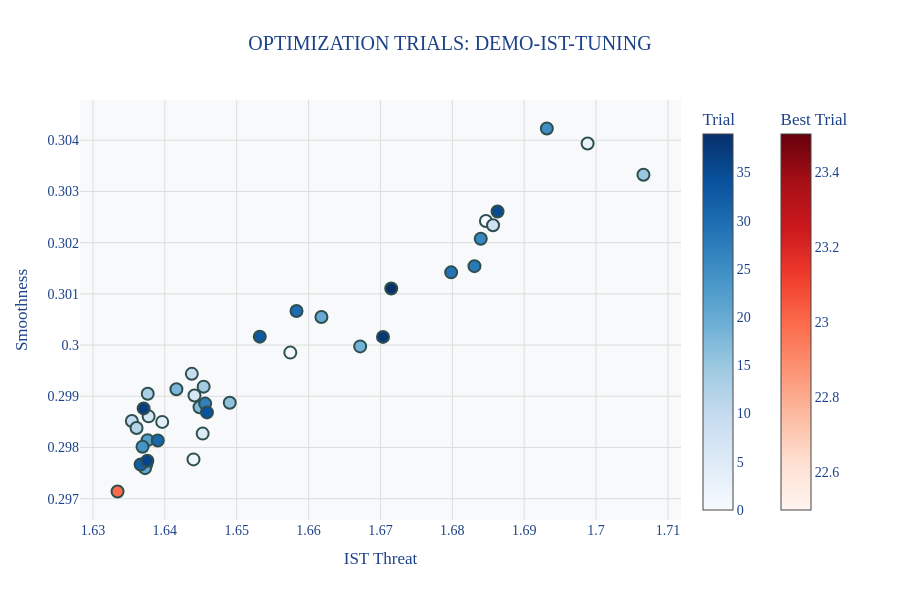

Source (notebook cell):
### Markdown cell above
## Step 3: Choose Best Optuna Trial
Run the Code below and play with the figure to choose your favorite trial.

### Code cell
traj_df = pd.read_parquet("../data/demo/processed/demo_traj.parquet")
DB_PATH = "sqlite:///../data/demo/processed/demo-ist-tuning.db"
STUDY_NAME = "demo-ist-tuning"
generate_optimization_viz(DB_PATH, STUDY_NAME)

### Figure 1 — Plotly figure (JSON) as saved in the notebook; plotly's stock layout.template omitted (floating-point values rounded to 4 significant figures)
{"data": [{"hovertemplate": "%{text}<extra>Trial</extra>", "marker": {"color": [0, 1, 2, 3, 4, 5, 6, 7, 8, 9, 10, 11, 12, 13, 14, 15, 16, 17, 18, 19, 20, 21, 22, 24, 25, 26, 27, 28, 29, 30, 31, 32, 33, 34, 35, 36, 37, 38, 39], "colorbar": {"title": {"text": "Trial"}}, "colorscale": [[0, "rgb(247,251,255)"], [0.125, "rgb(222,235,247)"], [0.25, "rgb(198,219,239)"], [0.375, "rgb(158,202,225)"], [0.5, "rgb(107,174,214)"], [0.625, "rgb(66,146,198)"], [0.75, "rgb(33,113,181)"], [0.875, "rgb(8,81,156)"], [1, "rgb(8,48,107)"]], "line": {"color": "DarkSlateGrey", "width": 2}, "size": 12}, "mode": "markers", "showlegend": false, "text": ["{<br>  \"number\": 0,<br>  \"values\": [<br>    1.6846741437911987,<br>    0.30242234468460083<br>  ],<br>  \"params\": {<br>    \"ist_weight\": 2.699363760520858,<br>    \"ist_k_smooth\": 15.759348478731226<br>  }<br>}", "{<br>  \"number\": 1,<br>  \"values\": [<br>    1.6574604511260986,<br>    0.2998526394367218<br>  ],<br>  \"params\": {<br>    \"ist_weight\": 5.796465226345483,<br>    \"ist_k_smooth\": 6.859561247134868<br>  }<br>}", "{<br>  \"number\": 2,<br>  \"values\": [<br>    1.6439882516860962,<br>    0.29776671528816223<br>  ],<br>  \"params\": {<br>    \"ist_weight\": 11.87465867686703,<br>    \"ist_k_smooth\": 6.95172718311039<br>  }<br>}", "{<br>  \"number\": 3,<br>  \"values\": [<br>    1.6988208293914795,<br>    0.3039359748363495<br>  ],<br>  \"params\": {<br>    \"ist_weight\": 1.6899735737136137,<br>    \"ist_k_smooth\": 16.664411113605244<br>  }<br>}", "{<br>  \"number\": 4,<br>  \"values\": [<br>    1.6396373510360718,<br>    0.2984992563724518<br>  ],<br>  \"params\": {<br>    \"ist_weight\": 11.60703336205514,<br>    \"ist_k_smooth\": 12.838507905418991<br>  }<br>}", "{<br>  \"number\": 5,<br>  \"values\": [<br>    1.6452652215957642,<br>    0.2982705533504486<br>  ],<br>  \"params\": {<br>    \"ist_weight\": 10.917856496180496,<br>    \"ist_k_smooth\": 13.020038334324152<br>  }<br>}", "{<br>  \"number\": 6,<br>  \"values\": [<br>    1.6441277265548706,<br>    0.2990144193172455<br>  ],<br>  \"params\": {<br>    \"ist_weight\": 8.37844454098968,<br>    \"ist_k_smooth\": 2.0770618487221126<br>  }<br>}", "{<br>  \"number\": 7,<br>  \"values\": [<br>    1.6377471685409546,<br>    0.29860731959342957<br>  ],<br>  \"params\": {<br>    \"ist_weight\": 13.442439359479069,<br>    \"ist_k_smooth\": 3.8287864966083975<br>  }<br>}", "{<br>  \"number\": 8,<br>  \"values\": [<br>    1.6856637001037598,<br>    0.3023397624492645<br>  ],<br>  \"params\": {<br>    \"ist_weight\": 2.515289384410741,<br>    \"ist_k_smooth\": 13.992371779224731<br>  }<br>}", "{<br>  \"number\": 9,<br>  \"values\": [<br>    1.6437574625015259,<br>    0.2994381785392761<br>  ],<br>  \"params\": {<br>    \"ist_weight\": 9.250882436661554,<br>    \"ist_k_smooth\": 7.025034614834479<br>  }<br>}", "{<br>  \"number\": 10,<br>  \"values\": [<br>    1.6354167461395264,<br>    0.29851672053337097<br>  ],<br>  \"params\": {<br>    \"ist_weight\": 13.867824725600626,<br>    \"ist_k_smooth\": 8.915058670511756<br>  }<br>}", "{<br>  \"number\": 11,<br>  \"values\": [<br>    1.637431025505066,<br>    0.2976755201816559<br>  ],<br>  \"params\": {<br>    \"ist_weight\": 16.067372313899376,<br>    \"ist_k_smooth\": 9.125508990483793<br>  }<br>}", "{<br>  \"number\": 12,<br>  \"values\": [<br>    1.636068344116211,<br>    0.29838111996650696<br>  ],<br>  \"params\": {<br>    \"ist_weight\": 19.51709475168014,<br>    \"ist_k_smooth\": 13.796731060226243<br>  }<br>}", "{<br>  \"number\": 13,<br>  \"values\": [<br>    1.6376230716705322,<br>    0.29905030131340027<br>  ],<br>  \"params\": {<br>    \"ist_weight\": 13.34382203810323,<br>    \"ist_k_smooth\": 9.196853498528684<br>  }<br>}", "{<br>  \"number\": 14,<br>  \"values\": [<br>    1.6454017162322998,<br>    0.29918792843818665<br>  ],<br>  \"params\": {<br>    \"ist_weight\": 7.850485034670392,<br>    \"ist_k_smooth\": 11.17619884441642<br>  }<br>}", "{<br>  \"number\": 15,<br>  \"values\": [<br>    1.7065889835357666,<br>    0.30332696437835693<br>  ],<br>  \"params\": {<br>    \"ist_weight\": 1.1609466406870101,<br>    \"ist_k_smooth\": 11.148089448780885<br>  }<br>}", "{<br>  \"number\": 16,<br>  \"values\": [<br>    1.6490346193313599,<br>    0.2988736033439636<br>  ],<br>  \"params\": {<br>    \"ist_weight\": 7.272099092428316,<br>    \"ist_k_smooth\": 16.523420398001758<br>  }<br>}", "{<br>  \"number\": 17,<br>  \"values\": [<br>    1.6448299884796143,<br>    0.2987860143184662<br>  ],<br>  \"params\": {<br>    \"ist_weight\": 10.151232365170117,<br>    \"ist_k_smooth\": 17.03829497351769<br>  }<br>}", "{<br>  \"number\": 18,<br>  \"values\": [<br>    1.6416118144989014,<br>    0.299135684967041<br>  ],<br>  \"params\": {<br>    \"ist_weight\": 11.972531665113221,<br>    \"ist_k_smooth\": 7.750970685750764<br>  }<br>}", "{<br>  \"number\": 19,<br>  \"values\": [<br>    1.6671812534332275,<br>    0.29997411370277405<br>  ],<br>  \"params\": {<br>    \"ist_weight\": 5.197422840062026,<br>    \"ist_k_smooth\": 2.611308289367786<br>  }<br>}", "{<br>  \"number\": 20,<br>  \"values\": [<br>    1.661790370941162,<br>    0.3005485534667969<br>  ],<br>  \"params\": {<br>    \"ist_weight\": 5.0479792871906985,<br>    \"ist_k_smooth\": 19.832051277065425<br>  }<br>}", "{<br>  \"number\": 21,<br>  \"values\": [<br>    1.6372462511062622,<br>    0.2975955605506897<br>  ],<br>  \"params\": {<br>    \"ist_weight\": 19.26273877138019,<br>    \"ist_k_smooth\": 15.945542823271891<br>  }<br>}", "{<br>  \"number\": 22,<br>  \"values\": [<br>    1.6376008987426758,<br>    0.2981424927711487<br>  ],<br>  \"params\": {<br>    \"ist_weight\": 16.91144389114443,<br>    \"ist_k_smooth\": 4.974448553005532<br>  }<br>}", "{<br>  \"number\": 24,<br>  \"values\": [<br>    1.6368969678878784,<br>    0.2980137765407562<br>  ],<br>  \"params\": {<br>    \"ist_weight\": 17.72187570374157,<br>    \"ist_k_smooth\": 5.6624742330328015<br>  }<br>}", "{<br>  \"number\": 25,<br>  \"values\": [<br>    1.6931480169296265,<br>    0.3042295277118683<br>  ],<br>  \"params\": {<br>    \"ist_weight\": 2.1018774983133737,<br>    \"ist_k_smooth\": 13.56430118423133<br>  }<br>}", "{<br>  \"number\": 26,<br>  \"values\": [<br>    1.6839549541473389,<br>    0.30207520723342896<br>  ],<br>  \"params\": {<br>    \"ist_weight\": 2.5477835441762307,<br>    \"ist_k_smooth\": 17.247359515909448<br>  }<br>}", "{<br>  \"number\": 27,<br>  \"values\": [<br>    1.645613431930542,<br>    0.2988567054271698<br>  ],<br>  \"params\": {<br>    \"ist_weight\": 7.978266327857198,<br>    \"ist_k_smooth\": 7.883650922265538<br>  }<br>}", "{<br>  \"number\": 28,<br>  \"values\": [<br>    1.6830765008926392,<br>    0.301540732383728<br>  ],<br>  \"params\": {<br>    \"ist_weight\": 2.696882291949472,<br>    \"ist_k_smooth\": 5.76180099526034<br>  }<br>}", "{<br>  \"number\": 29,<br>  \"values\": [<br>    1.6798343658447266,<br>    0.3014201521873474<br>  ],<br>  \"params\": {<br>    \"ist_weight\": 2.820759569932634,<br>    \"ist_k_smooth\": 19.468641838618264<br>  }<br>}", "{<br>  \"number\": 30,<br>  \"values\": [<br>    1.6583231687545776,<br>    0.3006646931171417<br>  ],<br>  \"params\": {<br>    \"ist_weight\": 5.458629027748675,<br>    \"ist_k_smooth\": 12.609495400009264<br>  }<br>}", "{<br>  \"number\": 31,<br>  \"values\": [<br>    1.6390209197998047,<br>    0.2981352210044861<br>  ],<br>  \"params\": {<br>    \"ist_weight\": 13.035553042874508,<br>    \"ist_k_smooth\": 9.413050161279786<br>  }<br>}", "{<br>  \"number\": 32,<br>  \"values\": [<br>    1.6366342306137085,<br>    0.2976658344268799<br>  ],<br>  \"params\": {<br>    \"ist_weight\": 17.122107880761696,<br>    \"ist_k_smooth\": 7.297413715542512<br>  }<br>}", "{<br>  \"number\": 33,<br>  \"values\": [<br>    1.6532114744186401,<br>    0.3001643121242523<br>  ],<br>  \"params\": {<br>    \"ist_weight\": 6.078196335377245,<br>    \"ist_k_smooth\": 7.506415529328105<br>  }<br>}", "{<br>  \"number\": 34,<br>  \"values\": [<br>    1.6458619832992554,<br>    0.298684686422348<br>  ],<br>  \"params\": {<br>    \"ist_weight\": 8.01929822619191,<br>    \"ist_k_smooth\": 16.664454090510908<br>  }<br>}", "{<br>  \"number\": 35,<br>  \"values\": [<br>    1.6862918138504028,<br>    0.3026081323623657<br>  ],<br>  \"params\": {<br>    \"ist_weight\": 2.3183966677726646,<br>    \"ist_k_smooth\": 11.01238689688844<br>  }<br>}", "{<br>  \"number\": 36,<br>  \"values\": [<br>    1.6375694274902344,<br>    0.29774028062820435<br>  ],<br>  \"params\": {<br>    \"ist_weight\": 18.888458028486745,<br>    \"ist_k_smooth\": 14.330334333138927<br>  }<br>}", "{<br>  \"number\": 37,<br>  \"values\": [<br>    1.6370532512664795,<br>    0.29876258969306946<br>  ],<br>  \"params\": {<br>    \"ist_weight\": 19.538845532625018,<br>    \"ist_k_smooth\": 14.839439685927996<br>  }<br>}", "{<br>  \"number\": 38,<br>  \"values\": [<br>    1.670353651046753,<br>    0.3001595735549927<br>  ],<br>  \"params\": {<br>    \"ist_weight\": 4.258840898448162,<br>    \"ist_k_smooth\": 3.2272525747642824<br>  }<br>}", "{<br>  \"number\": 39,<br>  \"values\": [<br>    1.6715012788772583,<br>    0.30110424757003784<br>  ],<br>  \"params\": {<br>    \"ist_weight\": 3.7106087698668766,<br>    \"ist_k_smooth\": 13.684989405471207<br>  }<br>}"], "type": "scatter", "x": [1.685, 1.657, 1.644, 1.699, 1.64, 1.645, 1.644, 1.638, 1.686, 1.644, 1.635, 1.637, 1.636, 1.638, 1.645, 1.707, 1.649, 1.645, 1.642, 1.667, 1.662, 1.637, 1.638, 1.637, 1.693, 1.684, 1.646, 1.683, 1.68, 1.658, 1.639, 1.637, 1.653, 1.646, 1.686, 1.638, 1.637, 1.67, 1.672], "y": [0.3024, 0.2999, 0.2978, 0.3039, 0.2985, 0.2983, 0.299, 0.2986, 0.3023, 0.2994, 0.2985, 0.2977, 0.2984, 0.2991, 0.2992, 0.3033, 0.2989, 0.2988, 0.2991, 0.3, 0.3005, 0.2976, 0.2981, 0.298, 0.3042, 0.3021, 0.2989, 0.3015, 0.3014, 0.3007, 0.2981, 0.2977, 0.3002, 0.2987, 0.3026, 0.2977, 0.2988, 0.3002, 0.3011]}, {"hovertemplate": "%{text}<extra>Best Trial</extra>", "marker": {"color": [23], "colorbar": {"title": {"text": "Best Trial"}, "x": 1.1, "xpad": 40}, "colorscale": [[0, "rgb(255,245,240)"], [0.125, "rgb(254,224,210)"], [0.25, "rgb(252,187,161)"], [0.375, "rgb(252,146,114)"], [0.5, "rgb(251,106,74)"], [0.625, "rgb(239,59,44)"], [0.75, "rgb(203,24,29)"], [0.875, "rgb(165,15,21)"], [1, "rgb(103,0,13)"]], "line": {"color": "DarkSlateGrey", "width": 2}, "size": 12}, "mode": "markers", "showlegend": false, "text": ["{<br>  \"number\": 23,<br>  \"values\": [<br>    1.633424162864685,<br>    0.297139972448349<br>  ],<br>  \"params\": {<br>    \"ist_weight\": 15.428844414176146,<br>    \"ist_k_smooth\": 10.454131974428414<br>  }<br>}"], "type": "scatter", "x": [1.633], "y": [0.2971]}], "layout": {"font": {"color": "#1D428A", "family": "Arial Black", "size": 14}, "height": 600, "paper_bgcolor": "white", "plot_bgcolor": "#F8F9FA", "title": {"text": "OPTIMIZATION TRIALS: DEMO-IST-TUNING", "x": 0.5}, "width": 900, "xaxis": {"gridcolor": "#DDDDDD", "showgrid": true, "title": {"text": "IST Threat"}, "zerolinecolor": "black"}, "yaxis": {"gridcolor": "#DDDDDD", "showgrid": true, "title": {"text": "Smoothness"}, "zerolinecolor": "black"}}}
